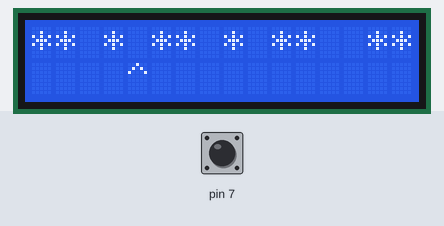
Bench run of a sketch on a simulated Arduino Uno, built with avr-gcc and run on an emulated ATmega328P. Shown: 16×2 character LCD. Inputs (shaded band) come from the test bench; at power-on: pin 7 HIGH.

Above: at 1.2 s.
1.3 s: pin 7 pulled LOW for 0.15 s
At 1.44 s:
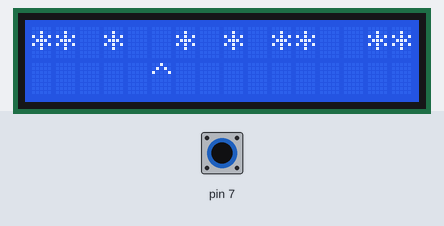
2.0 s: pin 7 pulled LOW for 3.2 s
At 2.19 s:
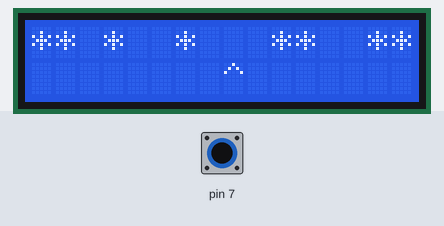
At 2.69 s:
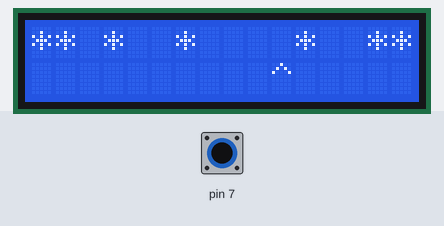
5.8 s: pin 7 pulled LOW for 1 s
Timing chart, 0 to 8.8 s (numbered marks = the images above; inputs shaded):
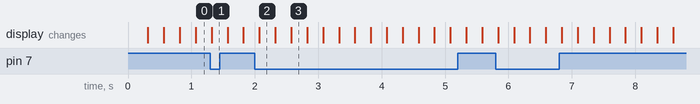

The sketch:

RETRO_3.ino
```cpp
/*

 RETRO
 Space invader Game
 Author: Red Team Leader

   The circuit:
 * LCD RS pin to digital pin 12
 * LCD Enable pin to digital pin 11
 * LCD D4 pin to digital pin 5
 * LCD D5 pin to digital pin 4
 * LCD D6 pin to digital pin 3
 * LCD D7 pin to digital pin 2
 * LCD R/W pin to ground
 * LCD VSS pin to ground
 * LCD VCC pin to 5V
 * 10K resistor:
 * ends to +5V and ground
 * wiper to LCD VO pin (pin 3)

*/

// include the library code:
#include <LiquidCrystal.h>

// Invader string
String invaders;

// initialize the library by associating any needed LCD interface pin
// with the arduino pin number it is connected to
const int rs = 12, en = 11, d4 = 5, d5 = 4, d6 = 3, d7 = 2;
LiquidCrystal lcd(rs, en, d4, d5, d6, d7);

// Current laser position
int laserColumn;

// Timer variables
unsigned long timerStart;
unsigned long timerInterval;
unsigned long currentTime;

void setup() {
  // set up the LCD's number of columns and rows:
  lcd.begin(16, 2);

  // Initilize laser position
  laserColumn = 0;

  // Initialize invaders
  invaders = "** * ** * **  **";

  // Display invaders
  lcd.setCursor(0, 0);
  lcd.print(invaders);

  // Setup laser button
  pinMode(7, INPUT_PULLUP);

  // Initialize timer
  timerStart = millis();
  timerInterval = 250;

}

void loop() {

  currentTime = millis();
  if((currentTime-timerStart) > timerInterval) {

    // Reset timer
    timerStart = currentTime;

    // Erase the old frame
    lcd.setCursor(laserColumn, 1);
    lcd.print(' ');

    // Calculate new frame
    laserColumn = laserColumn + 1;

    // Limit the laser column
    if (laserColumn > 15) {
      laserColumn = 0;
    }

    // set the cursor to column 0, line 1
    // (note: line 1 is the second row, since counting begins with 0):
    lcd.setCursor(laserColumn, 1);
    lcd.print('^');
  }

  // Check the button and zap invaders
  if (digitalRead(7) == LOW) {
    lcd.setCursor(laserColumn, 0);
    lcd.print(' ');
  }

}
```

Measured:
- after the input at 1.3 s, the display: changes at once (image 1)
- after the input at 2.0 s, the display: changes after 0.07 s (image 2)
